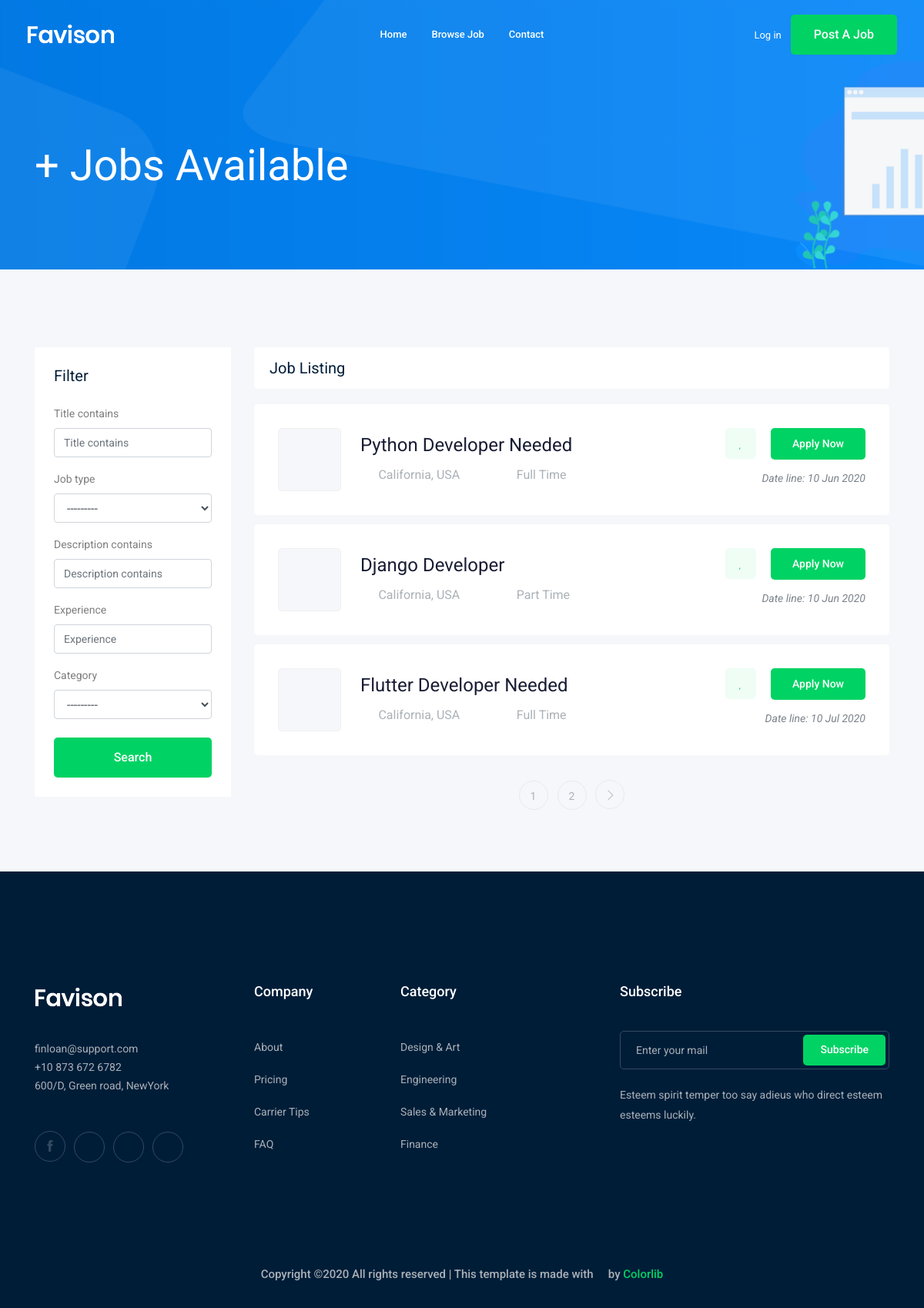
Screenshot of /jobs/ with the database file from the repository.
### job/models.py (models this page shows, shortened)
class Job(models.Model):  # table
    owner = models.ForeignKey(User, related_name='job_owner', on_delete=models.CASCADE)
    title = models.CharField(max_length=100)  # column
    job_type = models.CharField(max_length=15 , choices=JOB_TYPE)
    description = models.TextField(max_length=1000)
    published_at = models.DateTimeField(auto_now=True)
    Vacancy = models.IntegerField(default=1)
    salary = models.IntegerField(default=0)
    experience = models.IntegerField(default=1)
    category = models.ForeignKey('Category',on_delete=models.CASCADE)
    image = models.ImageField(upload_to=image_upload)
    slug = models.SlugField(blank=True, null=True)
    def __str__(self):
        return self.title

### job/views.py (the view)
# urls.py: path('',views.job_list , name='job_list'),
def job_list(request):
    job_list = Job.objects.all()
    myfilter = JobFilter(request.GET,queryset=job_list)
    job_list = myfilter.qs
    paginator = Paginator(job_list, 3) # Show 25 contacts per page.
    page_number = request.GET.get('page')
    page_obj = paginator.get_page(page_number)
    context = {'jobs' :page_obj , 'myfilter' : myfilter} # template name
    return render(request,'job/job_list.html',context)

### job/models.py (called while the page is built)
    def __str__(self):
        return self.name

### job/templates/job/job_list.html (shortened to what this page needs)
{% extends 'base.html' %}
{% load bootstrap4 %}
{% block body %}
    <div class="bradcam_area bradcam_bg_1">
        <div class="container">
            <div class="row">
                <div class="col-xl-12">
                    <div class="bradcam_text">
                        <h3>{{jobs.count}}+ Jobs Available</h3>
                    </div>
                </div>
            </div>
        </div>
    </div>
    <div class="job_listing_area plus_padding">
        <div class="container">
            <div class="row">
                <div class="col-lg-3">
                    <div class="job_filter white-bg">
                        <div class="form_inner white-bg">
                            <h3>Filter</h3>
                            <form method="GET">
                                {% bootstrap_form myfilter.form %}
                                <input type="submit" value="Search" class="boxed-btn3 w-100 mt-2">
                            </form>
                        </div>
                    </div>
                </div>
                <div class="col-lg-9">
                    <div class="recent_joblist_wrap">
                        <div class="recent_joblist white-bg ">
                            <div class="row align-items-center">
                                <div class="col-md-6">
                                    <h4>Job Listing</h4>
                                </div>
                                <div class="col-md-6">
                                </div>
                            </div>
                        </div>
                    </div>
                    <div class="job_lists m-0">
                        <div class="row">
                           {% for job in jobs %}
                            <div class="col-lg-12 col-md-12">
                                <div class="single_jobs white-bg d-flex justify-content-between">
                                    <div class="jobs_left d-flex align-items-center">
                                        <div class="thumb">
                                        </div>
                                        <div class="jobs_conetent">
                                            <a href="{% url 'jobs:job_detail' job.slug %}"><h4>{{job}}</h4></a>
                                            <div class="links_locat d-flex align-items-center">
                                                <div class="location">
                                                    <p> <i class="fa fa-map-marker"></i> California, USA</p>
                                                </div>
                                                <div class="location">
                                                    <p> <i class="fa fa-clock-o"></i> {{job.job_type}}</p>
                                                </div>
                                            </div>
                                        </div>
                                    </div>
                                    <div class="jobs_right">
                                        <div class="apply_now">
                                            <a class="heart_mark" href="#"> <i class="fa fa-heart"></i> </a>
                                            <a href="{% url 'jobs:job_detail' job.slug %}" class="boxed-btn3">Apply Now</a>
                                        </div>
                                        <div class="date">
                                            <p>Date line: {{job.published_at|date:'d M o'}}</p>
                                        </div>
                                    </div>
                                </div>
                            </div>
                            {% endfor %}
                        </div>
                        {% if jobs.has_other_pages %}
                            <div class="row">
                                <div class="col-lg-12">
                                    <div class="pagination_wrap">
                                        <ul>
                                            {% for i in jobs.paginator.page_range %}
                                                <li><a href="?page={{i}}"><span>{{i}}</span></a></li>
                                            {% endfor %}
                                            {% if jobs.has_next %}
                                                <li><a href="?page={{jobs.next_page_number}}"> <i class="ti-angle-right"></i> </a></li>
                                            {% endif %}
                                        </ul>
                                    </div>
                                </div>
                            </div>
                        {% endif %}
                    </div>
                </div>
            </div>
        </div>
    </div>
{% endblock body %}

### templates/base.html (shortened to what this page needs)
{% load static %}
<!doctype html>
<html class="no-js" lang="zxx">
<head>
    <link rel="stylesheet" href="{% static 'css/bootstrap.min.css' %}">
    <link rel="stylesheet" href="{% static 'css/owl.carousel.min.css' %}">
    <link rel="stylesheet" href="{% static 'css/magnific-popup.css' %}">
    <link rel="stylesheet" href="{% static 'css/font-awesome.min.css' %}">
    <link rel="stylesheet" href="{% static 'css/themify-icons.css' %}">
    <link rel="stylesheet" href="{% static 'css/nice-select.css' %}">
    <link rel="stylesheet" href="{% static 'css/flaticon.css' %}">
    <link rel="stylesheet" href="{% static 'css/jquery-ui.css' %}">
    <link rel="stylesheet" href="{% static 'css/gijgo.css' %}">
    <link rel="stylesheet" href="{% static 'css/animate.min.css' %}">
    <link rel="stylesheet" href="{% static 'css/slicknav.css' %}">
    <link rel="stylesheet" href="{% static 'css/style.css' %}">
</head>
<body>
    <header>
        <div class="header-area ">
            <div id="sticky-header" class="main-header-area">
                <div class="container-fluid ">
                    <div class="header_bottom_border">
                        <div class="row align-items-center">
                            <div class="col-xl-3 col-lg-2">
                                <div class="logo">
                                    <a href="index.html">
                                        <img src="img/logo.png" alt="">
                                    </a>
                                </div>
                            </div>
                            <div class="col-xl-6 col-lg-7">
                                <div class="main-menu  d-none d-lg-block">
                                    <nav>
                                        <ul id="navigation">
                                            <li><a href="/">home</a></li>
                                            <li><a href="{% url 'jobs:job_list' %}">Browse Job</a></li>
                                            <li><a href="{% url 'contact:contact' %}">Contact</a></li>
                                        </ul>
                                    </nav>
                                </div>
                            </div>
                            <div class="col-xl-3 col-lg-3 d-none d-lg-block">
                                <div class="Appointment">
                                    {% if request.user.is_authenticated %}
                                    <div class="phone_num d-none d-xl-block">
                                        <a href="{% url 'accounts:profile' %}">Profile</a>
                                    </div>
                                    {% else %}
                                        <div class="phone_num d-none d-xl-block">
                                            <a href="{% url 'login' %}">Log in</a>
                                        </div>
                                    {% endif %}
                                    <div class="d-none d-lg-block">
                                        <a class="boxed-btn3" href="{% url 'jobs:add_job' %}">Post a Job</a>
                                    </div>
                                </div>
                            </div>
                            <div class="col-12">
                            </div>
                        </div>
                    </div>
                </div>
            </div>
        </div>
    </header>
    {% block body %}
    {% endblock body %}
    <footer class="footer">
        <div class="footer_top">
            <div class="container">
                <div class="row">
                    <div class="col-xl-3 col-md-6 col-lg-3">
                        <div class="footer_widget wow fadeInUp" data-wow-duration="1s" data-wow-delay=".3s">
                            <div class="footer_logo">
                                <a href="#">
                                    <img src="img/logo.png" alt="">
                                </a>
                            </div>
                            <p>
                                finloan@support.com <br>
                                +10 873 672 6782 <br>
                                600/D, Green road, NewYork
                            </p>
                            <div class="socail_links">
                                <ul>
                                    <li>
                                        <a href="#">
                                            <i class="ti-facebook"></i>
                                        </a>
                                    </li>
                                    <li>
                                        <a href="#">
                                            <i class="fa fa-google-plus"></i>
                                        </a>
                                    </li>
                                    <li>
                                        <a href="#">
                                            <i class="fa fa-twitter"></i>
                                        </a>
                                    </li>
                                    <li>
                                        <a href="#">
                                            <i class="fa fa-instagram"></i>
                                        </a>
                                    </li>
                                </ul>
                            </div>
                        </div>
                    </div>
                    <div class="col-xl-2 col-md-6 col-lg-2">
                        <div class="footer_widget wow fadeInUp" data-wow-duration="1.1s" data-wow-delay=".4s">
                            <h3 class="footer_title">
                                Company
                            </h3>
                            <ul>
                                <li><a href="#">About </a></li>
                                <li><a href="#"> Pricing</a></li>
                                <li><a href="#">Carrier Tips</a></li>
                                <li><a href="#">FAQ</a></li>
                            </ul>
                        </div>
                    </div>
                    <div class="col-xl-3 col-md-6 col-lg-3">
                        <div class="footer_widget wow fadeInUp" data-wow-duration="1.2s" data-wow-delay=".5s">
                            <h3 class="footer_title">
                                Category
                            </h3>
                            <ul>
                                <li><a href="#">Design & Art</a></li>
                                <li><a href="#">Engineering</a></li>
                                <li><a href="#">Sales & Marketing</a></li>
                                <li><a href="#">Finance</a></li>
                            </ul>
                        </div>
                    </div>
                    <div class="col-xl-4 col-md-6 col-lg-4">
                        <div class="footer_widget wow fadeInUp" data-wow-duration="1.3s" data-wow-delay=".6s">
                            <h3 class="footer_title">
                                Subscribe
                            </h3>
                            <form action="#" class="newsletter_form">
                                <input type="text" placeholder="Enter your mail">
                                <button type="submit">Subscribe</button>
                            </form>
                            <p class="newsletter_text">Esteem spirit temper too say adieus who direct esteem esteems
                                luckily.</p>
                        </div>
                    </div>
                </div>
            </div>
        </div>
        <div class="copy-right_text wow fadeInUp" data-wow-duration="1.4s" data-wow-delay=".3s">
            <div class="container">
                <div class="row">
                    <div class="col-xl-12">
                        <p class="copy_right text-center">
Copyright &copy;<script>document.write(new Date().getFullYear());</script> All rights reserved | This template is made with <i class="fa fa-heart-o" aria-hidden="true"></i> by <a href="https://colorlib.com" target="_blank">Colorlib</a>
                        </p>
                    </div>
                </div>
            </div>
        </div>
    </footer>
</body>
</html>

### rows the page displays
Job: title "Python Developer Needed", job_type "Full Time", published_at "10 Jun 2020"
Job: title "Django Developer", job_type "Part Time", published_at "10 Jun 2020"
Job: title "Flutter Developer Needed", job_type "Full Time", published_at "10 Jul 2020"

### other values shown
{{ i }} "1" "2"
